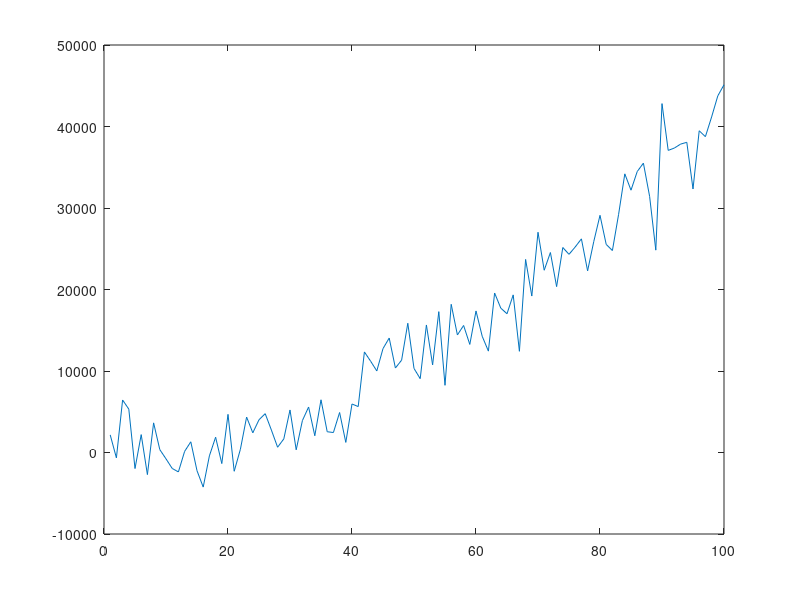

This chart was generated by the following MATLAB code: (Note: this script raises an error after producing the figure.)
% fit_examples  Worked examples of the Special Measure fitting wrappers.
%
% Section 1 fits a single dataset with FITWRAP (a wrapper around nlinfit).
% Section 2 fits many datasets simultaneously with MFITWRAP, sharing some
% parameters across all datasets and letting others vary per dataset.
%
% The data in section 2 is simulated, not measured: a sequential-tunneling
% quantum dot coupled to a cold and a hot reservoir, swept in dot chemical
% potential (x) at several source-drain biases (one dataset per bias). The
% forward model lives in the local functions at the bottom of this file.
%
% Requires src/utils/analysis/ on the MATLAB path:
%   addpath(fullfile(pwd,'src','utils','analysis'));

%% 1. Fitwrap example: single dataset, quadratic model
%
% fitwrap(ctrl, x, y, beta0, model, mask) where model is @(p,x).

fn = @(p,x) p(1) + p(2).*x + p(3).*x.^2;
p  = [10, 20, 4];                                    % true parameters

xvals = (1:1:100);
yvals = fn(p,xvals) + randn(size(xvals))*mean(fn(p,xvals))/5;
figure(1); clf; plot(xvals,yvals);

beta0 = [1 1 1];                                     % initial guess
mask  = ones(size(beta0));                           % 1 = fit, 0 = hold fixed
beta  = fitwrap('plinit plfit', xvals, yvals, beta0, fn, mask);

%% 2. Mfitwrap example: simultaneous fit of many bias line cuts
%
% mfitwrap(data, model, p0, opts, mask) takes struct arrays:
%   data(i).x, data(i).y   -- the i'th dataset
%   data(i).vy             -- optional y variances (assumed 1 here)
%   model(i).fn            -- @(p,x), the model for dataset i
%   model(i).pt            -- optional parameter trafo, @(p) -> p for this set
%
% Every model(i).fn sees the *same* parameter vector p, so a parameter is
% shared simply by having several datasets index the same element of p.

% ---- physical constants and simulation settings ----
e = 1.6e-19;

muc  = 0;                        % chemical potential of the cold reservoir
Tc   = 0.1;                      % cold reservoir temperature (K)
Th   = 0.2;                      % hot reservoir temperature (K)
Gam  = 2*pi*10e6;                % tunnel rate (rad/s)
delta = 0;                       % excited-state splitting

muvals  = linspace(-2e-5,2e-5,8).*e;      % source-drain bias values (one dataset each)
epsvals = linspace(-0.2e-3,0.2e-3,64).*e; % dot chemical potential sweep

alpha  = 0.09;                   % gate lever arm (eps = alpha*e*Vg)
offset = 0.8;                    % gate voltage offset (V)
dI     = 10e-15;                 % white current noise (A)

dt   = 0.5;                      % time per point (s)
fc   = 0.1;                      % measurement low-pass corner (Hz)
tc   = 1/(2*pi*fc);

% ---- simulate the dataset ----
% data  : low-pass filtered current + white noise, in pA (what we "measure")
% dataq : heat current out of the hot reservoir, in J/s
data  = zeros(length(muvals),length(epsvals));
dataq = zeros(size(data));

for imu = 1:length(muvals)
    muh = muvals(imu);

    [tmp,tmpQ] = landauerLineCut(epsvals,muc,Tc,muh,Th,Gam,delta);
    dataq(imu,:) = tmpQ;

    tmp = lpfilter(tmp,dt,tc);                       % measurement low-pass
    data(imu,:) = tmp(:) + randn(length(epsvals),1).*dI;
end

data = data*1e12;                                    % A -> pA

% Axes in measured units: gate voltage and source-drain bias
xvals = epsvals./e./alpha + offset;
yvals = muvals./e;

% ---- extract heat current and thermodynamic efficiency ----
figure(556); clf;
subplot(1,3,1);
imagesc(xvals,yvals,data);
xlabel('Dot chemical potential'); ylabel('Source drain bias');
title('Data'); set(gca,'YDir','normal'); colorbar;

subplot(1,3,2);
imagesc(xvals,yvals,dataq);
xlabel('Dot chemical potential'); ylabel('\mu_h-\mu_c');
title('Heat'); set(gca,'YDir','normal'); colorbar;

mh   = repmat(muvals',[1,length(epsvals)]);
Jh   = data*1e-12;                                   % back to A
Jq   = dataq;
P    = Jh.*(muc-mh)./e;                              % extracted power
etaC = 1 - Tc/Th;                                    % Carnot efficiency
eta  = P./Jq;
eta(Jh<0)  = NaN;                                    % need current out of the hot reservoir
eta(muc<mh) = NaN;                                   % need muc > muh to harvest energy

subplot(1,3,3);
imagesc(xvals,yvals,eta./etaC);
xlabel('Dot chemical potential'); ylabel('Source drain bias');
title('Efficiency'); set(gca,'YDir','normal'); colorbar;

% ---- fit every bias line cut at once ----
% Shared across all datasets: Tc, Th, tunnel rate.
% Per dataset: gate voltage offset. The bias of dataset i is itself modelled
% as a start value plus i times a step, so two parameters cover all biases.
%
% p = [Tc, Th, Gamma(GHz), Vsd start(uV), Vsd step(uV), Vg offset per set...]

nsets = size(data,1);

mdata = struct();
model = struct();
for iset = 1:nsets
    mdata(iset).x = xvals;
    mdata(iset).y = data(iset,:);
    % alpha and e are captured from the workspace when the handle is created.
    model(iset).fn = @(p,x) landauerLineCut((x-p(6+iset-1)).*alpha.*e, 0, p(1), ...
        (p(4)+p(5)*iset)*e*1e-6, p(2), p(3)*1e9, 0).*1e12;   % current in pA
end

dmu     = (muvals(2)-muvals(1))./e.*1e6;             % true bias step (uV)
mustart = muvals(1)./e.*1e6;                         % true starting bias (uV)

beta0 = [0.1 0.19 0.1 mustart dmu repmat(0.8,[1,nsets])];
mask  = ones(size(beta0));
mask(5) = 0;                                         % hold the bias step at its known value

beta = mfitwrap(mdata,model,beta0,'plinit plfit',mask);

% For bounded fitting use mfitwrapcon instead:
%   beta = mfitwrapcon(mdata,model,beta0,lb,ub,'plinit plfit',mask);

% ---- reconstruct the fit and compare to the data ----
fdata = zeros(size(data));
for iset = 1:nsets
    fdata(iset,:) = model(iset).fn(beta,mdata(iset).x);
end

figure(444); clf;
subplot(1,4,1);
imagesc(xvals,yvals,data);
xlabel('Dot chemical potential'); ylabel('Source drain bias');
title('data'); set(gca,'YDir','normal'); colorbar;

subplot(1,4,2);
imagesc(xvals,yvals,fdata);
xlabel('Dot chemical potential'); ylabel('Source drain bias');
title('Fit'); set(gca,'YDir','normal'); colorbar;

subplot(1,4,3);
imagesc(xvals,yvals,data-fdata);
xlabel('Dot chemical potential'); ylabel('Source drain bias');
title('Difference'); set(gca,'YDir','normal'); colorbar;

subplot(1,4,4);
imagesc(xvals,yvals,abs(data)./abs(fdata));
xlabel('Dot chemical potential'); ylabel('Source drain bias');
title('Ratio'); set(gca,'YDir','normal'); caxis([0 2]); colorbar;

%% ########## Local functions ##########

function [Jp,Jq,Jc] = meq(Wc,Wh,Qp,Qq)
% Solve the steady state of the master equation and return currents.
%   Wc, Wh -- rate matrices for the cold and hot reservoirs (off-diagonal)
%   Qp, Qq -- weight matrices for particle and heat current
% Positive current flows *out of* the hot reservoir.

W = Wc + Wh;

% Fill in the diagonal so each column sums to zero (probability conserving).
WW = W;
WW(1:size(W,1)+1:end) = -sum(W,1);

pss = null(WW);
if isempty(pss)
    pss = null(WW./mean(WW(:)));                     % try normalizing
    if isempty(pss)
        pss = null(round(WW,5));                     % try rounding
    end
end
if isempty(pss)
    error('meq:noSteadyState','Rate matrix has no null space; cannot find steady state.');
end
pss = pss./sum(pss);                                 % steady state probabilities

% FIXME: taking element (1) picks one vector if the null space is degenerate.
Jp = sum((Qp.*Wh)*pss); Jp = Jp(1);
Jc = sum((Qp.*Wc)*pss); Jc = Jc(1);
Jq = sum((Qq.*Wh)*pss); Jq = Jq(1);
end

function [Wc,Wh,Qp,Qq] = twoLevelU(eps,muc,Tc,muh,Th,Gam,delta)
% Two levels starting from single occupancy, chemical potentials aligned
% with the charging energy U.
% States: 1 = G, 2 = E, 3 = G+E.
kB = 1.38e-23;
fd = @(E,mu,T) 1./(exp((E-mu)./(kB.*T))+1);          % Fermi-Dirac distribution

fc = @(E) fd(E,muc,Tc);
Wc = zeros(3,3);
Wc(1,3) = 1-fc(eps);                                 % G+E to G
Wc(2,3) = 1-fc(eps+delta);                           % G+E to E
Wc(3,1) = fc(eps);                                   % G to G+E
Wc(3,2) = fc(eps+delta);                             % E to G+E
Wc = Wc.*Gam;

fh = @(E) fd(E,muh,Th);
Wh = zeros(3,3);
Wh(1,3) = 1-fh(eps);                                 % G+E to G
Wh(2,3) = 1-fh(eps+delta);                           % G+E to E
Wh(3,1) = fh(eps);                                   % G to G+E
Wh(3,2) = fh(eps+delta);                             % E to G+E
Wh = Wh.*Gam;

% Particle current weights: positive is out of the reservoir.
Qp = [0 0 -1; ...
      0 0 -1; ...
      1 1  0];

% Heat current weights: energy current minus the chemical potential current.
Qq = Qp.*(eps-muh);
end

function [I,Q] = landauerLineCut(eps,muc,Tc,muh,Th,Gam,delta)
% Sweep the dot chemical potential and return particle and heat current,
% then broaden by the Lorentzian lifetime lineshape.
e = 1.6e-19;
h = 6.6e-34;
hbar = h/(2*pi);

I = zeros(1,length(eps));
Q = zeros(1,length(eps));
for ieps = 1:length(eps)
    [Wc,Wh,Qp,Qq] = twoLevelU(eps(ieps),muc,Tc,muh,Th,Gam,delta);
    [jp,jq] = meq(Wc,Wh,Qp,Qq);
    I(ieps) = jp*e;
    Q(ieps) = jq;
end

% Lorentzian of full width hbar*Gam. See Benenti et al., Eq. 96 for why the
% width is set by hbar rather than h.
deps = eps(2)-eps(1);
neps = length(eps);
ee = (-neps/2:1:neps/2).*deps;
kernel = 1./((hbar*mean(Gam))^2 + ee.^2);
kernel = kernel./sum(kernel);
I = conv(I,kernel,'same');
Q = conv(Q,kernel,'same');
end

function [I] = lpfilter(Iin,dt,tc)
% Convolve with a one-sided exponential of time constant tc, i.e. the
% response of a single-pole low-pass filter sampled every dt.
t = (0:1:length(Iin)-1).*dt;
kernel = exp(-(t./tc));
kernel = [kernel(end/2+1:end) kernel(1:end/2)];      % rotate so the peak sits mid-window
kernel = kernel./sum(kernel);
I = conv(Iin,kernel(:),'same');
end
